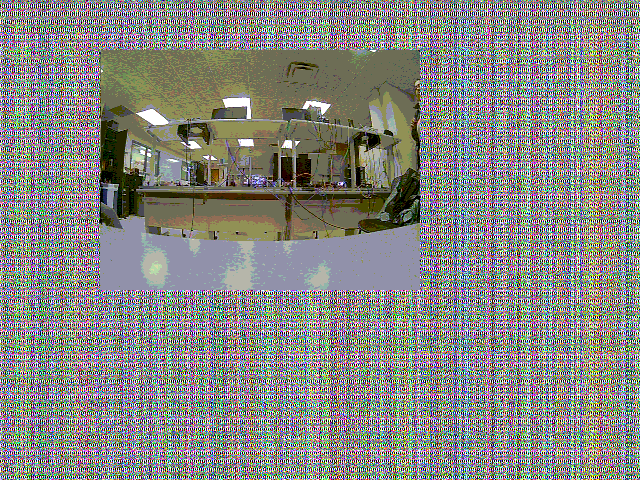
#> input picture test-ntsc-images/vga_capture_19700101_004956_000.png, 640 x 480 px; its folder holds only this picture in this run
$ python fisheye-reconstruction.py
#> lines starting #> are read from the running program, lines starting #| are printed output that depends on the picture
"""Crop active NTSC capture region and resample fisheye images for stereo work.

The VGA captures in this repo include a noisy full-frame background with a
320x240 active image embedded inside. This script finds that active region,
crops it, then applies a source-lens -> pinhole remap so the result
is more suitable for stereo correspondence tuning.
"""

from __future__ import annotations

import argparse
import json
from dataclasses import dataclass
from pathlib import Path
from typing import Iterable

import cv2
import numpy as np


@dataclass(frozen=True)
class CameraProfile:
	name: str
	input_hfov_deg: float
	recommended_output_hfov_deg: float
	default_correction_strength: float
	default_projection_model: str
	default_center_x_offset_px: float = 0.0
	default_center_y_offset_px: float = 0.0
	default_residual_k1: float = 0.0
	default_residual_k2: float = 0.0


# These are practical defaults for the two candidate cameras/lens families.
# You can override with --input-hfov-deg if your lens variant differs.
CAMERA_PROFILES: dict[str, CameraProfile] = {
	# User-provided published specs:
	# - Razer Mini V2 (4:3): HFOV 125 deg, DFOV 155 deg
	# - Razer Mini V3 (4:3): HFOV 98 deg
	"razer_v2": CameraProfile(
		name="razer_v2",
		input_hfov_deg=125.0,
		recommended_output_hfov_deg=100.0,
		default_correction_strength=1.0,
		default_projection_model="rectilinear",
		default_center_x_offset_px=0.0,
		default_center_y_offset_px=0.0,
		default_residual_k1=0.0,
		default_residual_k2=0.0,
	),
	"razer_v3": CameraProfile(
		name="razer_v3",
		input_hfov_deg=98.0,
		recommended_output_hfov_deg=92.0,
		default_correction_strength=1.0,
		default_projection_model="rectilinear",
		default_center_x_offset_px=0.0,
		default_center_y_offset_px=0.0,
		default_residual_k1=0.0,
		default_residual_k2=0.0,
	),
}


PROJECTION_MODELS = (
	"equidistant",
	"equisolid",
	"stereographic",
	"orthographic",
	"rectilinear",
)


def parse_args() -> argparse.Namespace:
	parser = argparse.ArgumentParser(
		description="Find 320x240 active region in NTSC captures and rectify it."
	)
	parser.add_argument(
		"--input-dir",
		type=Path,
		default=Path("test-ntsc-images"),
		help="Directory containing captured NTSC images.",
	)
	parser.add_argument(
		"--output-dir",
		type=Path,
		default=Path("python-testing") / "reconstruction-output",
		help="Directory for cropped and rectified outputs.",
	)
	parser.add_argument(
		"--profile",
		type=str,
		default="razer_v2",
		choices=sorted(CAMERA_PROFILES.keys()),
		help="Camera profile to use for lens remapping.",
	)
	parser.add_argument(
		"--input-hfov-deg",
		type=float,
		default=None,
		help="Override profile horizontal FOV (degrees).",
	)
	parser.add_argument(
		"--output-hfov-deg",
		type=float,
		default=None,
		help=(
			"Horizontal FOV for the undistorted output image. "
			"If omitted, uses profile-recommended value."
		),
	)
	parser.add_argument(
		"--correction-strength",
		type=float,
		default=None,
		help=(
			"Blend factor in [0,2] between identity remap (0) and full model (1). "
			"Values >1 intentionally over-correct. If omitted, uses profile default."
		),
	)
	parser.add_argument(
		"--projection-model",
		type=str,
		default=None,
		choices=PROJECTION_MODELS,
		help=(
			"Projection model used by the source lens. "
			"If omitted, uses profile default."
		),
	)
	parser.add_argument(
		"--center-x-offset-px",
		type=float,
		default=None,
		help=(
			"Source lens center horizontal offset in pixels. "
			"Positive shifts center right; if omitted, uses profile default."
		),
	)
	parser.add_argument(
		"--center-y-offset-px",
		type=float,
		default=None,
		help=(
			"Source lens center vertical offset in pixels. "
			"Positive shifts center down; if omitted, uses profile default."
		),
	)
	parser.add_argument(
		"--residual-k1",
		type=float,
		default=None,
		help=(
			"Residual radial correction k1 term applied after model mapping. "
			"If omitted, uses profile default."
		),
	)
	parser.add_argument(
		"--residual-k2",
		type=float,
		default=None,
		help=(
			"Residual radial correction k2 term applied after model mapping. "
			"If omitted, uses profile default."
		),
	)
	parser.add_argument(
		"--bbox-width",
		type=int,
		default=320,
		help="Expected active-region width.",
	)
	parser.add_argument(
		"--bbox-height",
		type=int,
		default=240,
		help="Expected active-region height.",
	)
	parser.add_argument(
		"--exts",
		nargs="+",
		default=["*.png", "*.jpg", "*.jpeg", "*.bmp"],
		help="Glob patterns used to collect images from --input-dir.",
	)
	parser.add_argument(
		"--save-debug",
		action="store_true",
		help="Write debug frames with detected crop bounding boxes.",
	)
	return parser.parse_args()


def collect_images(input_dir: Path, exts: Iterable[str]) -> list[Path]:
	paths: list[Path] = []
	for pattern in exts:
		paths.extend(input_dir.glob(pattern))
	return sorted({p for p in paths if p.is_file()})


def detect_active_bbox(
	frame_bgr: np.ndarray,
	bbox_width: int = 320,
	bbox_height: int = 240,
) -> tuple[int, int, int, int, float]:
	"""Find the active capture region by minimizing window saturation.

	The inactive VGA background in these captures is highly saturated and noisy,
	while the real camera content is less saturated. Sliding a fixed-size window
	and selecting the minimum mean saturation robustly isolates the active area.
	"""

	frame_h, frame_w = frame_bgr.shape[:2]
	if bbox_width > frame_w or bbox_height > frame_h:
		raise ValueError(
			f"Requested bbox {bbox_width}x{bbox_height} exceeds frame size "
			f"{frame_w}x{frame_h}"
		)

	hsv = cv2.cvtColor(frame_bgr, cv2.COLOR_BGR2HSV)
	sat = hsv[:, :, 1].astype(np.float32)

	# Integral image gives O(1) rectangular sum lookup for each window.
	ii = np.pad(sat, ((1, 0), (1, 0)), mode="constant").cumsum(0).cumsum(1)
	sums = (
		ii[bbox_height:, bbox_width:]
		- ii[:-bbox_height, bbox_width:]
		- ii[bbox_height:, :-bbox_width]
		+ ii[:-bbox_height, :-bbox_width]
	)

	min_idx = int(np.argmin(sums))
	y, x = np.unravel_index(min_idx, sums.shape)
	mean_saturation = float(sums[y, x] / (bbox_width * bbox_height))
	return int(x), int(y), int(bbox_width), int(bbox_height), mean_saturation


def build_lens_to_pinhole_map(
	src_width: int,
	src_height: int,
	input_hfov_deg: float,
	output_hfov_deg: float,
	correction_strength: float,
	projection_model: str,
	center_x_offset_px: float = 0.0,
	center_y_offset_px: float = 0.0,
	residual_k1: float = 0.0,
	residual_k2: float = 0.0,
) -> tuple[np.ndarray, np.ndarray]:
	"""Create remap grids from a source lens projection to pinhole output."""

	input_hfov_rad = np.deg2rad(float(input_hfov_deg))
	output_hfov_rad = np.deg2rad(float(output_hfov_deg))
	if not (0.0 < output_hfov_rad < np.pi):
		raise ValueError("output_hfov_deg must be in (0, 180)")
	if not (0.0 < input_hfov_rad < np.pi):
		raise ValueError("input_hfov_deg must be in (0, 180)")
	if not (0.0 <= correction_strength <= 2.0):
		raise ValueError("correction_strength must be in [0, 2]")
	if projection_model not in PROJECTION_MODELS:
		raise ValueError(
			f"projection_model must be one of {PROJECTION_MODELS}, got {projection_model!r}"
		)

	cx_src = (src_width - 1) * 0.5 + float(center_x_offset_px)
	cy_src = (src_height - 1) * 0.5 + float(center_y_offset_px)
	cx_out = (src_width - 1) * 0.5
	cy_out = (src_height - 1) * 0.5

	theta_max = input_hfov_rad * 0.5
	r_max = src_width * 0.5
	if projection_model == "equidistant":
		# r = f * theta
		f_model = r_max / theta_max
	elif projection_model == "equisolid":
		# r = 2 * f * sin(theta/2)
		f_model = r_max / (2.0 * np.sin(theta_max * 0.5))
	elif projection_model == "stereographic":
		# r = 2 * f * tan(theta/2)
		f_model = r_max / (2.0 * np.tan(theta_max * 0.5))
	elif projection_model == "orthographic":
		# r = f * sin(theta)
		f_model = r_max / np.sin(theta_max)
	else:
		# rectilinear (pinhole): r = f * tan(theta)
		f_model = r_max / np.tan(theta_max)

	# Pinhole model for output image.
	f_out = (src_width * 0.5) / np.tan(output_hfov_rad * 0.5)

	uu, vv = np.meshgrid(np.arange(src_width), np.arange(src_height))
	x = (uu.astype(np.float32) - cx_out) / f_out
	y = (vv.astype(np.float32) - cy_out) / f_out

	rho = np.sqrt(x * x + y * y)
	theta = np.arctan(rho)
	if projection_model == "equidistant":
		r_model = f_model * theta
	elif projection_model == "equisolid":
		r_model = 2.0 * f_model * np.sin(theta * 0.5)
	elif projection_model == "stereographic":
		r_model = 2.0 * f_model * np.tan(theta * 0.5)
	elif projection_model == "orthographic":
		r_model = f_model * np.sin(theta)
	else:
		r_model = f_model * np.tan(theta)

	# Blend with identity mapping to handle unknown lens projection differences.
	r_identity = rho * f_out
	r_src = (1.0 - correction_strength) * r_identity + correction_strength * r_model

	# Optional residual radial correction for fine plumb-line tuning.
	tan_half_out = np.tan(output_hfov_rad * 0.5)
	rho_norm = rho / max(1e-6, float(tan_half_out))
	rho2 = rho_norm * rho_norm
	rho4 = rho2 * rho2
	r_residual = 1.0 + residual_k1 * rho2 + residual_k2 * rho4
	r_src = r_src * r_residual

	scale = np.ones_like(rho, dtype=np.float32)
	valid = rho > 1e-8
	scale[valid] = r_src[valid] / rho[valid]

	map_x = (cx_src + x * scale).astype(np.float32)
	map_y = (cy_src + y * scale).astype(np.float32)
	return map_x, map_y


def rectify_crop(
	crop_bgr: np.ndarray,
	input_hfov_deg: float,
	output_hfov_deg: float,
	correction_strength: float,
	projection_model: str,
	center_x_offset_px: float = 0.0,
	center_y_offset_px: float = 0.0,
	residual_k1: float = 0.0,
	residual_k2: float = 0.0,
) -> np.ndarray:
	h, w = crop_bgr.shape[:2]
	map_x, map_y = build_lens_to_pinhole_map(
		src_width=w,
		src_height=h,
		input_hfov_deg=input_hfov_deg,
		output_hfov_deg=output_hfov_deg,
		correction_strength=correction_strength,
		projection_model=projection_model,
		center_x_offset_px=center_x_offset_px,
		center_y_offset_px=center_y_offset_px,
		residual_k1=residual_k1,
		residual_k2=residual_k2,
	)
	return cv2.remap(
		crop_bgr,
		map_x,
		map_y,
		interpolation=cv2.INTER_LINEAR,
		borderMode=cv2.BORDER_CONSTANT,
		borderValue=(0, 0, 0),
	)


def process_image(
	image_path: Path,
	output_dir: Path,
	bbox_width: int,
	bbox_height: int,
	input_hfov_deg: float,
	output_hfov_deg: float,
	correction_strength: float,
	projection_model: str,
	center_x_offset_px: float,
	center_y_offset_px: float,
	residual_k1: float,
	residual_k2: float,
	save_debug: bool,
) -> dict[str, object]:
	frame = cv2.imread(str(image_path), cv2.IMREAD_COLOR)
	if frame is None:
		raise ValueError(f"Failed to read image: {image_path}")

	x, y, w, h, sat_score = detect_active_bbox(
		frame_bgr=frame,
		bbox_width=bbox_width,
		bbox_height=bbox_height,
	)
	crop = frame[y : y + h, x : x + w]
	rectified = rectify_crop(
		crop_bgr=crop,
		input_hfov_deg=input_hfov_deg,
		output_hfov_deg=output_hfov_deg,
		correction_strength=correction_strength,
		projection_model=projection_model,
		center_x_offset_px=center_x_offset_px,
		center_y_offset_px=center_y_offset_px,
		residual_k1=residual_k1,
		residual_k2=residual_k2,
	)

	stem = image_path.stem
	crop_path = output_dir / f"{stem}_crop.png"
	rectified_path = output_dir / f"{stem}_rectified.png"
	cv2.imwrite(str(crop_path), crop)
	cv2.imwrite(str(rectified_path), rectified)

	debug_path = None
	if save_debug:
		dbg = frame.copy()
		cv2.rectangle(dbg, (x, y), (x + w - 1, y + h - 1), (0, 255, 0), 2)
		debug_path = output_dir / f"{stem}_bbox_debug.png"
		cv2.imwrite(str(debug_path), dbg)

	return {
		"input": str(image_path),
		"bbox": {"x": x, "y": y, "width": w, "height": h},
		"mean_saturation": sat_score,
		"crop": str(crop_path),
		"rectified": str(rectified_path),
		"bbox_debug": str(debug_path) if debug_path else None,
	}


def main() -> None:
	args = parse_args()
	input_dir = args.input_dir
	output_dir = args.output_dir
	output_dir.mkdir(parents=True, exist_ok=True)

	image_paths = collect_images(input_dir=input_dir, exts=args.exts)
	if not image_paths:
		raise FileNotFoundError(f"No images found in {input_dir} matching {args.exts}")

	profile = CAMERA_PROFILES[args.profile]
	input_hfov_deg = args.input_hfov_deg or profile.input_hfov_deg
	output_hfov_deg = args.output_hfov_deg or profile.recommended_output_hfov_deg
	correction_strength = (
		args.correction_strength
		if args.correction_strength is not None
		else profile.default_correction_strength
	)
	projection_model = args.projection_model or profile.default_projection_model
	center_x_offset_px = (
		args.center_x_offset_px
		if args.center_x_offset_px is not None
		else profile.default_center_x_offset_px
	)
	center_y_offset_px = (
		args.center_y_offset_px
		if args.center_y_offset_px is not None
		else profile.default_center_y_offset_px
	)
	residual_k1 = (
		args.residual_k1
		if args.residual_k1 is not None
		else profile.default_residual_k1
	)
	residual_k2 = (
		args.residual_k2
		if args.residual_k2 is not None
		else profile.default_residual_k2
	)

	records = []
	for image_path in image_paths:
		record = process_image(
			image_path=image_path,
			output_dir=output_dir,
			bbox_width=args.bbox_width,
			bbox_height=args.bbox_height,
			input_hfov_deg=input_hfov_deg,
			output_hfov_deg=output_hfov_deg,
			correction_strength=correction_strength,
			projection_model=projection_model,
			center_x_offset_px=center_x_offset_px,
			center_y_offset_px=center_y_offset_px,
			residual_k1=residual_k1,
			residual_k2=residual_k2,
			save_debug=args.save_debug,
		)
#> in process_image, frame is the input picture: shape (480, 640, 3); mean B, G, R 129.8, 134.6, 134.5
#> in detect_active_bbox, `hsv = cv2.cvtColor(frame_bgr, cv2.COLOR_BGR2HSV)`: hsv: shape (480, 640, 3); mean H, S, V 67.6, 147.3, 187.8
#> in detect_active_bbox, `ii = np.pad(sat, ((1, 0), (1, 0)), mode="constant").cumsum(0).cumsum(1)`:
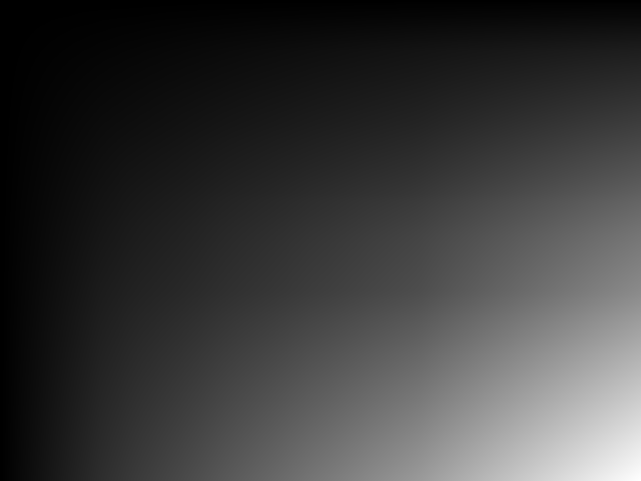
#> ii: shape (481, 641) float32; min 0, max 45253796, mean 10458259; drawn with min black and max white
#> in detect_active_bbox, `sums = ( ii[bbox_height:, bbox_width:] - ii[:-bbox_height, bbox_width:..`:
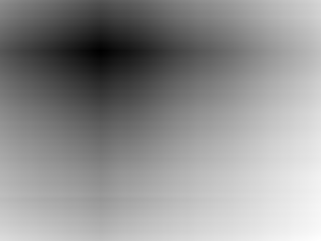
#> sums: shape (241, 321) float32; min 6294974, max 12428989, mean 9796457; drawn with min black and max white
#> in detect_active_bbox, `min_idx = int(np.argmin(sums))`: min_idx = 16150
#> in detect_active_bbox, `y, x = np.unravel_index(min_idx, sums.shape)`: y = 50; x = 100
#> in detect_active_bbox, `mean_saturation = float(sums[y, x] / (bbox_width * bbox_height))`: mean_saturation = 81.97
#> in process_image, `x, y, w, h, sat_score = detect_active_bbox( frame_bgr=frame, bbox_widt..`: x = 100; y = 50; w = 320; h = 240; sat_score = 81.97
#> in process_image, `crop = frame[y : y + h, x : x + w]`:
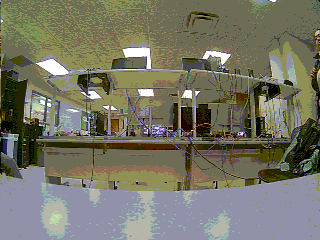
#> crop: shape (240, 320, 3); mean B, G, R 101.4, 117.5, 118.3
#> in build_lens_to_pinhole_map, `theta = np.arctan(rho)`:
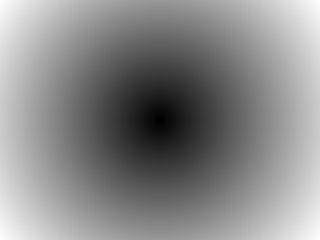
#> rho: shape (240, 320) float32; min 0.00527, max 1.48, mean 0.803; drawn with min black and max white
#> in build_lens_to_pinhole_map, `r_model = f_model * np.tan(theta)`:
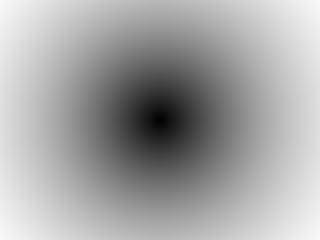
#> theta: shape (240, 320) float32; min 0.00527, max 0.978, mean 0.649
#> in build_lens_to_pinhole_map, `scale[valid] = r_src[valid] / rho[valid]`:
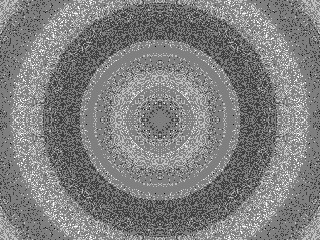
#> scale: shape (240, 320) float32; min 83.29, max 83.29, mean 83.3; drawn with min black and max white
#> in rectify_crop, `return cv2.remap( crop_bgr, map_x, map_y, interpolation=cv2.INTER_LINE..`:
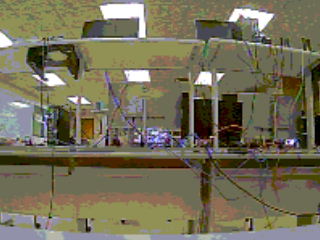
#> returned value: shape (240, 320, 3); mean of channels 0, 1, 2 87.8, 111.1, 116.2; drawn as B, G, R
#> record = 6 items
		records.append(record)

	report = {
		"profile": args.profile,
		"input_hfov_deg": input_hfov_deg,
		"output_hfov_deg": output_hfov_deg,
		"correction_strength": correction_strength,
		"projection_model": projection_model,
		"center_x_offset_px": center_x_offset_px,
		"center_y_offset_px": center_y_offset_px,
		"residual_k1": residual_k1,
		"residual_k2": residual_k2,
		"images_processed": len(records),
		"results": records,
	}
	report_path = output_dir / "reconstruction_report.json"
	report_path.write_text(json.dumps(report, indent=2), encoding="utf-8")

	print(f"Processed {len(records)} image(s)")
#| Processed 1 image(s)
	print(
		f"Profile: {args.profile}, input_hfov={input_hfov_deg:.2f}, "
		f"output_hfov={output_hfov_deg:.2f}, strength={correction_strength:.2f}, "
		f"projection={projection_model}, center_offset=({center_x_offset_px:.2f}, {center_y_offset_px:.2f}), "
		f"residual=(k1={residual_k1:.4f}, k2={residual_k2:.4f})"
	)
	print(f"Report: {report_path}")
	for rec in records:
		bbox = rec["bbox"]
		print(
			f" - {Path(rec['input']).name}: bbox=(x={bbox['x']}, y={bbox['y']}, "
			f"w={bbox['width']}, h={bbox['height']}), rectified={Path(rec['rectified']).name}"
		)
#> this loop made 1 pass
#> bbox on pass 1: {'x': 100, 'y': 50, 'width': 320, 'height': 240}
#|  - vga_capture_19700101_004956_000.png: bbox=(x=100, y=50, w=320, h=240), rectified=vga_capture_19700101_004956_000_rectified.png


if __name__ == "__main__":
	main()
